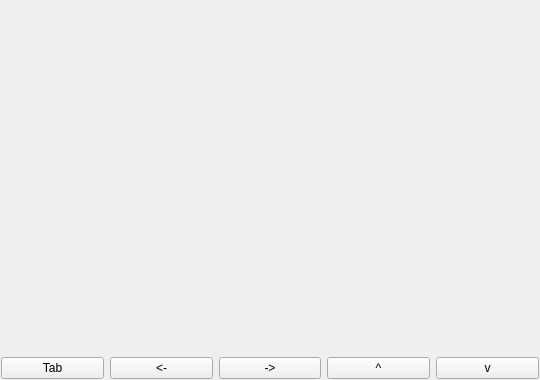
<?xml version="1.0" encoding="UTF-8"?>
<ui version="4.0">
 <class>MainWindow</class>
 <widget class="QWidget" name="MainWindow">
  <property name="geometry">
   <rect>
    <x>0</x>
    <y>0</y>
    <width>540</width>
    <height>380</height>
   </rect>
  </property>
  <property name="windowTitle">
   <string>BBTerm</string>
  </property>
  <layout class="QVBoxLayout" name="verticalLayout_2">
   <property name="spacing">
    <number>0</number>
   </property>
   <property name="leftMargin">
    <number>0</number>
   </property>
   <property name="topMargin">
    <number>0</number>
   </property>
   <property name="rightMargin">
    <number>0</number>
   </property>
   <property name="bottomMargin">
    <number>0</number>
   </property>
   <item>
    <layout class="QVBoxLayout" name="mainLayout">
     <property name="spacing">
      <number>1</number>
     </property>
     <property name="leftMargin">
      <number>1</number>
     </property>
     <property name="topMargin">
      <number>1</number>
     </property>
     <property name="rightMargin">
      <number>1</number>
     </property>
     <property name="bottomMargin">
      <number>1</number>
     </property>
     <item>
      <widget class="gui::qt::TerminalWidget" name="terminalWidget" native="true">
       <property name="sizePolicy">
        <sizepolicy hsizetype="Preferred" vsizetype="MinimumExpanding">
         <horstretch>0</horstretch>
         <verstretch>0</verstretch>
        </sizepolicy>
       </property>
       <property name="focusPolicy">
        <enum>Qt::StrongFocus</enum>
       </property>
      </widget>
     </item>
     <item>
      <layout class="QHBoxLayout" name="horizontalLayout">
       <item>
        <widget class="QPushButton" name="btTab">
         <property name="focusPolicy">
          <enum>Qt::NoFocus</enum>
         </property>
         <property name="text">
          <string>Tab</string>
         </property>
        </widget>
       </item>
       <item>
        <widget class="QPushButton" name="btLeft">
         <property name="focusPolicy">
          <enum>Qt::NoFocus</enum>
         </property>
         <property name="text">
          <string>&lt;-</string>
         </property>
        </widget>
       </item>
       <item>
        <widget class="QPushButton" name="btRight">
         <property name="focusPolicy">
          <enum>Qt::NoFocus</enum>
         </property>
         <property name="text">
          <string>-&gt;</string>
         </property>
        </widget>
       </item>
       <item>
        <widget class="QPushButton" name="btUp">
         <property name="focusPolicy">
          <enum>Qt::NoFocus</enum>
         </property>
         <property name="text">
          <string>^</string>
         </property>
        </widget>
       </item>
       <item>
        <widget class="QPushButton" name="btDown">
         <property name="focusPolicy">
          <enum>Qt::NoFocus</enum>
         </property>
         <property name="text">
          <string>v</string>
         </property>
        </widget>
       </item>
      </layout>
     </item>
    </layout>
   </item>
  </layout>
  <action name="actQuit">
   <property name="text">
    <string>&amp;Quit</string>
   </property>
  </action>
 </widget>
 <layoutdefault spacing="6" margin="11"/>
 <customwidgets>
  <customwidget>
   <class>gui::qt::TerminalWidget</class>
   <extends>QWidget</extends>
   <header location="global">gui/qt/terminalwidget.h</header>
   <container>1</container>
  </customwidget>
 </customwidgets>
 <tabstops>
  <tabstop>terminalWidget</tabstop>
 </tabstops>
 <resources/>
 <connections/>
</ui>
